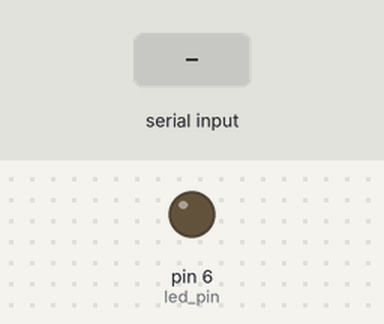
Bench run of a sketch on a simulated Arduino Uno, built with avr-gcc and run on an emulated ATmega328P. Shown: output pins drawn as LEDs (lit = HIGH). The inputs (shaded band) are chosen by the test bench.

Above: at 1.2 s.
1.3 s: "A" received over the second serial link
At 1.6 s:
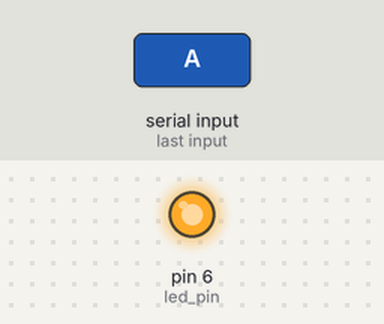
2.8 s: "a" received over the second serial link
At 4.0 s:
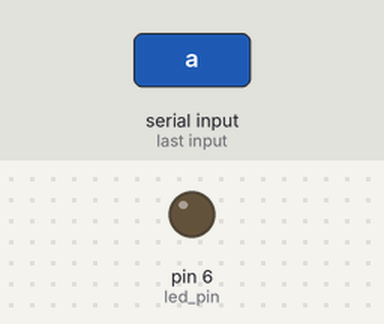
Timing chart, 0 to 5.8 s (numbered marks = the images above; inputs shaded):
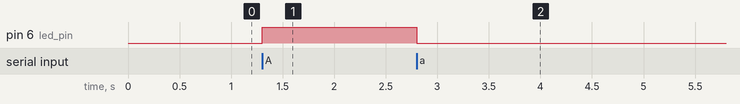

Measured:
- after the input at 1.3 s, pin 6 (led_pin): LOW → HIGH at once
- after the input at 2.8 s, pin 6 (led_pin): HIGH → LOW at once

The sketch:

BlueT_Led.ino
```cpp
#include <SoftwareSerial.h>

SoftwareSerial bSerial(2,3);

const int led_pin = 6;

void setup(){
   bSerial.begin(9600);
   pinMode(led_pin,OUTPUT);
}


void loop(){

    char msg;
    if(bSerial.available()){
        msg = bSerial.read();
        if(msg == 'A'){
            digitalWrite(led_pin,HIGH);
        }
        else if(msg == 'a'){
            digitalWrite(led_pin,LOW);
        }

    }

}
```
